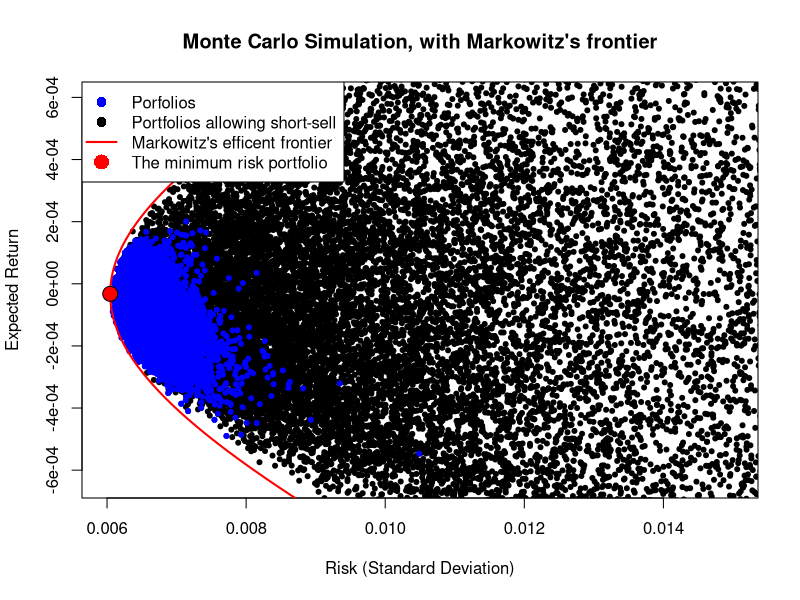

Generate this figure with R:
#--------------------------------------------------------------------------------------------------
#--------------------------------------------------------------------------------------------------
#SERIES 7, Introduction to Computational Finance
#--------------------------------------------------------------------------------------------------
#--------------------------------------------------------------------------------------------------
# IMPORT DATA
data<-read.table("closes.dat.txt", col.names = c("McDonalds", "BankofAmerica", "IBM", "Chevron", "CocaCola", "Novartis", "ATnT"))
#--------------------------------------------------------------------------------------------------
# Monte Carlo Simulation
#--------------------------------------------------------------------------------------------------
# Here a Monte Carlo Simulation is used to find the efficient frontier 
# and to be able to select the optimal portfolio with corresponding alphas
# Expected return E[Ri]=1/T*SumRi(t), A measure of risk Var[Ri]=1/T*Sum(1:T) (Ri(t)-E[Ri])
Returns <- function(y){
  y_returns<-c(0, diff(y)/y[-length(y)])
  return(y_returns)
}
return_McDonalds <- Returns(data$McDonalds) 
return_BankofAmerica <- Returns(data$BankofAmerica)
return_IBM <- Returns(data$IBM)
return_Chevron <- Returns(data$Chevron)
return_CocaCola <- Returns(data$CocaCola)
return_Novartis <- Returns(data$Novartis)
return_ATnT <- Returns(data$ATnT)
return_STOCKS <- matrix(c(return_McDonalds, return_BankofAmerica, return_IBM, return_Chevron, return_CocaCola, return_Novartis, return_ATnT), nrow = 252, ncol = 7)
avg_return_STOCKS <- matrix(c(mean(return_McDonalds), mean(return_BankofAmerica), mean(return_IBM), mean(return_Chevron), mean(return_CocaCola), mean(return_Novartis), mean(return_ATnT)), nrow = 1, ncol = 7)
# RETURNS
cov_matrix <- cov(return_STOCKS, y = NULL, use = "all.obs")
# COVARIANCE MATRIX OF RETURNS
Monte_Carlo <- function(i_max=100, short_sell, avg_return_STOCKS){
  result_list_x = c()
  result_list_y = c()
  result_list_xx = c()
  for(i in 1:i_max){
    w = c()
    set.seed(i)
    if(short_sell){ w = runif(n = 7,min = -1, max = 1) }
    else { w = runif(n = 7) }
    w = w/sum(w)
    weighted_stock_returns <- avg_return_STOCKS * w
    portfolio_expected_returns <- sum(weighted_stock_returns)
    portfolio_variance <- t(w) %*% cov_matrix %*% w
    portfolio_standard_deviation <- portfolio_variance^(.5)
    result_list_x = c(result_list_x, portfolio_variance)
    result_list_xx = c(result_list_xx, portfolio_standard_deviation)
    result_list_y = c(result_list_y, portfolio_expected_returns)
  }
  return(list(result_list_x, result_list_y, result_list_xx))
}
#--------------------------------------------------------------------------------------------------
# Analytical Expression
#--------------------------------------------------------------------------------------------------
# Here the analytical expression is used to find the optimal portfolio and effient frontier
# and to be able to select the optimal portfolio with corresponding alphas
C <- cov_matrix
C_inv <- solve(C)
vector_of_ones <- matrix(rep(1, 7), nrow = 7, ncol = 1)
my <- t(avg_return_STOCKS)#set of returns
# a, b, c & d are scalar
a = as.numeric( t(vector_of_ones) %*% C_inv %*% vector_of_ones )
b = as.numeric( t(vector_of_ones) %*% C_inv %*% my )
c = as.numeric( t(my) %*% C_inv %*% my )
d = a * c - b^2
Markowitz <- function(my_p, my, a, b, c, d){
  result_efficient_frontier = c()
  for (x in my_p){
    lambda1 <- (c - b * x)/d
    lambda2 <- (a * x - b)/d
    result_efficient_frontier <-c(result_efficient_frontier, ((lambda1 + lambda2*x)^0.5) )
  }
  return(result_efficient_frontier)
}
#--------------------------------------------------------------------------------------------------
# Running the functions
#--------------------------------------------------------------------------------------------------
result = c()
result <- Monte_Carlo(10000, F, avg_return_STOCKS)
res_y <- unlist(result[2])
res_xx <- unlist(result[3])
result_2 = c()
result_2 <- Monte_Carlo(30000, T, avg_return_STOCKS)
res_y_2 <- unlist(result_2[2])
res_xx_2 <- unlist(result_2[3])
my_p <- seq(-1, 1, 0.00001)
variance_efficient_frontier <- Markowitz(my_p, my, a, b, c, d)
#--------------------------------------------------------------------------------------------------
# Minumum risk portfolio
minimum_risk_portfolio <- min(variance_efficient_frontier)
minimum_risk_portfolio
x_min <- sqrt(1/a)
y_min <- b/a

lambda1_efficient <- (c - b * y_min)/d
lambda2_efficient <- (a * y_min - b)/d

w_efficient <- C_inv %*% (lambda1_efficient*vector_of_ones + lambda2_efficient*my)

#--------------------------------------------------------------------------------------------------
# Plotting
#--------------------------------------------------------------------------------------------------
plot(res_xx, res_y, pch = 20, col = "BLUE", ylim = c(-6.4e-4, 6e-4), xlim = c(0.006, 0.015), xlab = "Risk (Standard Deviation)", ylab = "Expected Return", main = "Monte Carlo Simulation, with Markowitz's frontier")
points(res_xx_2, res_y_2, pch = 20, col = "BLACK")
points(res_xx, res_y, pch = 20, col = "BLUE")
lines(variance_efficient_frontier, my_p, col="RED", type = "l", lwd = 2)
points(x_min, y_min, pch = 21, cex = 2, bg = "RED",col = "BLACK")
legend_titles = c("Porfolios", "Portfolios allowing short-sell", "Markowitz's efficent frontier", "The minimum risk portfolio")
col_for_lines = c("BLUE","BLACK", "RED", "BLACK")
legend("topleft", legend = legend_titles, col = col_for_lines, 
       lty = c(0, 0, 1, 0), 
       lwd = c(0, 0, 2, 0), 
       pch = c(20, 20, NA, 21),
       pt.bg = c("BLUE","BLACK", NA, "RED"),
       pt.cex = 2)




